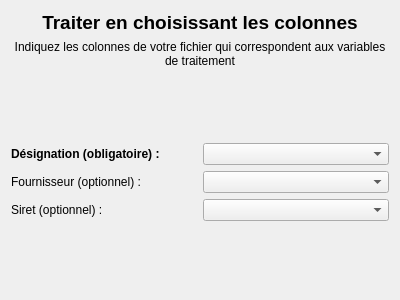
<?xml version="1.0" encoding="UTF-8"?>
<ui version="4.0">
 <class>Form</class>
 <widget class="QWidget" name="Form">
  <property name="geometry">
   <rect>
    <x>0</x>
    <y>0</y>
    <width>400</width>
    <height>300</height>
   </rect>
  </property>
  <property name="windowTitle">
   <string>Form</string>
  </property>
  <layout class="QGridLayout" name="gridLayout">
   <item row="3" column="1">
    <widget class="QComboBox" name="cb_designation"/>
   </item>
   <item row="6" column="0">
    <spacer name="verticalSpacer">
     <property name="orientation">
      <enum>Qt::Orientation::Vertical</enum>
     </property>
     <property name="sizeHint" stdset="0">
      <size>
       <width>20</width>
       <height>40</height>
      </size>
     </property>
    </spacer>
   </item>
   <item row="5" column="1">
    <widget class="QComboBox" name="cb_siret"/>
   </item>
   <item row="5" column="0">
    <widget class="QLabel" name="l_siret">
     <property name="text">
      <string>Siret (optionnel) :</string>
     </property>
    </widget>
   </item>
   <item row="4" column="1">
    <widget class="QComboBox" name="cb_fournisseur"/>
   </item>
   <item row="0" column="0" colspan="2">
    <widget class="QLabel" name="l_Titre">
     <property name="text">
      <string>&lt;html&gt;&lt;head/&gt;&lt;body&gt;&lt;p align=&quot;center&quot;&gt;&lt;span style=&quot; font-size:14pt; font-weight:700;&quot;&gt;Traiter en choisissant les colonnes&lt;/span&gt;&lt;/p&gt;&lt;/body&gt;&lt;/html&gt;</string>
     </property>
     <property name="wordWrap">
      <bool>true</bool>
     </property>
    </widget>
   </item>
   <item row="4" column="0">
    <widget class="QLabel" name="l_fournisseur">
     <property name="text">
      <string>Fournisseur (optionnel) :</string>
     </property>
    </widget>
   </item>
   <item row="1" column="0" colspan="2">
    <widget class="QLabel" name="l_Description">
     <property name="text">
      <string>&lt;html&gt;&lt;head/&gt;&lt;body&gt;&lt;p align=&quot;center&quot;&gt;Indiquez les colonnes de votre fichier qui correspondent aux variables de traitement&lt;/p&gt;&lt;/body&gt;&lt;/html&gt;</string>
     </property>
     <property name="wordWrap">
      <bool>true</bool>
     </property>
    </widget>
   </item>
   <item row="3" column="0">
    <widget class="QLabel" name="l_designation">
     <property name="text">
      <string>&lt;html&gt;&lt;head/&gt;&lt;body&gt;&lt;p&gt;&lt;span style=&quot; font-weight:700;&quot;&gt;Désignation (obligatoire) :&lt;/span&gt;&lt;/p&gt;&lt;/body&gt;&lt;/html&gt;</string>
     </property>
    </widget>
   </item>
   <item row="2" column="0">
    <spacer name="verticalSpacer_2">
     <property name="orientation">
      <enum>Qt::Orientation::Vertical</enum>
     </property>
     <property name="sizeHint" stdset="0">
      <size>
       <width>20</width>
       <height>40</height>
      </size>
     </property>
    </spacer>
   </item>
  </layout>
 </widget>
 <resources/>
 <connections/>
</ui>
